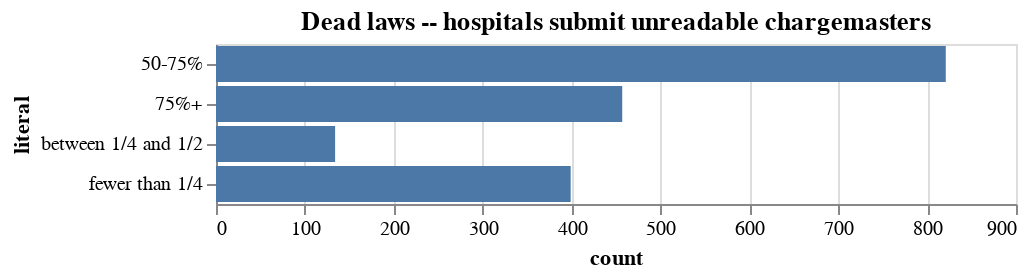

The notebook cell saved with this chart:
### Code cell
base = alt.Chart(source, title = "Dead laws -- hospitals submit unreadable chargemasters")

bar = base.mark_bar().encode(
    y='literal',
    x='count',
)

bar

### Figure 1 — Vega-Lite specification as saved in the notebook (floating-point values rounded to 4 significant figures)
{"config": {"view": {"continuousWidth": 400, "continuousHeight": 300}}, "data": {"name": "data-e60efdd64b167271c2ef97db004e1f34"}, "mark": "bar", "encoding": {"x": {"field": "count", "type": "quantitative"}, "y": {"field": "literal", "type": "nominal"}}, "title": "Dead laws -- hospitals submit unreadable chargemasters", "$schema": "https://vega.github.io/schema/vega-lite/v4.17.0.json", "datasets": {"data-e60efdd64b167271c2ef97db004e1f34": [{"literal": "fewer than 1/4", "count": 399}, {"literal": "50-75%", "count": 821}, {"literal": "75%+", "count": 457}, {"literal": "between 1/4 and 1/2", "count": 134}]}}
